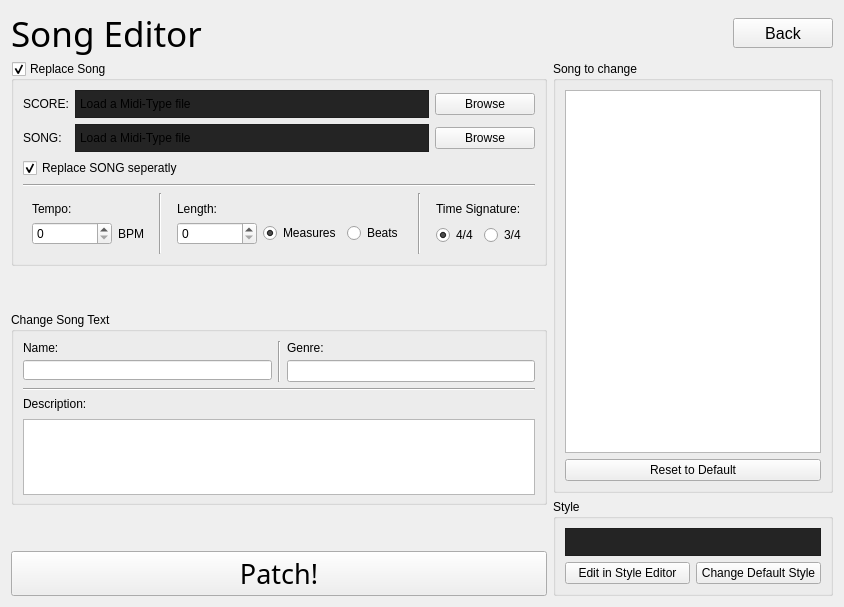
      <widget class="QWidget" name="SongEditor">
       <layout class="QVBoxLayout" name="verticalLayout_2">
        <item>
         <layout class="QHBoxLayout" name="Title">
          <item>
           <widget class="QLabel" name="SE_Title">
            <property name="maximumSize">
             <size>
              <width>16777215</width>
              <height>44</height>
             </size>
            </property>
            <property name="font">
             <font>
              <family>Continuum Medium</family>
              <pointsize>26</pointsize>
             </font>
            </property>
            <property name="text">
             <string>Song Editor</string>
            </property>
           </widget>
          </item>
          <item>
           <widget class="QPushButton" name="SE_Back_Button">
            <property name="maximumSize">
             <size>
              <width>100</width>
              <height>30</height>
             </size>
            </property>
            <property name="font">
             <font>
              <pointsize>12</pointsize>
             </font>
            </property>
            <property name="text">
             <string>Back</string>
            </property>
           </widget>
          </item>
         </layout>
        </item>
        <item>
         <layout class="QHBoxLayout" name="SE_MainLayout">
          <item>
           <layout class="QVBoxLayout" name="SE_MidiAndText">
            <item>
             <widget class="QGroupBox" name="SE_Midi">
              <property name="enabled">
               <bool>true</bool>
              </property>
              <property name="sizePolicy">
               <sizepolicy hsizetype="Preferred" vsizetype="Minimum">
                <horstretch>0</horstretch>
                <verstretch>0</verstretch>
               </sizepolicy>
              </property>
              <property name="focusPolicy">
               <enum>Qt::NoFocus</enum>
              </property>
              <property name="title">
               <string>Replace Song</string>
              </property>
              <property name="checkable">
               <bool>true</bool>
              </property>
              <property name="checked">
               <bool>true</bool>
              </property>
              <layout class="QVBoxLayout" name="verticalLayout_4">
               <item>
                <layout class="QGridLayout" name="gridLayout">
                 <item row="0" column="1">
                  <widget class="QLabel" name="SE_Midi_File_Score_Label">
                   <property name="sizePolicy">
                    <sizepolicy hsizetype="MinimumExpanding" vsizetype="Minimum">
                     <horstretch>0</horstretch>
                     <verstretch>0</verstretch>
                    </sizepolicy>
                   </property>
                   <property name="styleSheet">
                    <string notr="true">QLabel
{
padding: 1px;
border: 1px solid;
border-color: #1e1e1e;
background-color: #242424;
padding-top: 6px;
padding-bottom: 6px;
}</string>
                   </property>
                   <property name="text">
                    <string notr="true">Load a Midi-Type file</string>
                   </property>
                  </widget>
                 </item>
                 <item row="0" column="2">
                  <widget class="QPushButton" name="SE_Midi_File_Score_Button">
                   <property name="minimumSize">
                    <size>
                     <width>100</width>
                     <height>0</height>
                    </size>
                   </property>
                   <property name="text">
                    <string>Browse</string>
                   </property>
                  </widget>
                 </item>
                 <item row="0" column="0">
                  <widget class="QLabel" name="SE_Midi_File_Score_Title">
                   <property name="text">
                    <string>SCORE:</string>
                   </property>
                  </widget>
                 </item>
                 <item row="1" column="1">
                  <widget class="QLabel" name="SE_Midi_File_Song_Label">
                   <property name="sizePolicy">
                    <sizepolicy hsizetype="MinimumExpanding" vsizetype="Minimum">
                     <horstretch>0</horstretch>
                     <verstretch>0</verstretch>
                    </sizepolicy>
                   </property>
                   <property name="styleSheet">
                    <string notr="true">QLabel
{
padding: 1px;
border: 1px solid;
border-color: #1e1e1e;
background-color: #242424;
padding-top: 6px;
padding-bottom: 6px;
}</string>
                   </property>
                   <property name="text">
                    <string notr="true">Load a Midi-Type file</string>
                   </property>
                  </widget>
                 </item>
                 <item row="1" column="0">
                  <widget class="QLabel" name="SE_Midi_File_Song_Title">
                   <property name="text">
                    <string>SONG:</string>
                   </property>
                  </widget>
                 </item>
                 <item row="1" column="2">
                  <widget class="QPushButton" name="SE_Midi_File_Song_Button">
                   <property name="minimumSize">
                    <size>
                     <width>100</width>
                     <height>0</height>
                    </size>
                   </property>
                   <property name="text">
                    <string>Browse</string>
                   </property>
                  </widget>
                 </item>
                </layout>
               </item>
               <item>
                <widget class="QCheckBox" name="SE_Midi_File_Replace_Song">
                 <property name="enabled">
                  <bool>true</bool>
                 </property>
                 <property name="text">
                  <string>Replace SONG seperatly</string>
                 </property>
                 <property name="checked">
                  <bool>true</bool>
                 </property>
                </widget>
               </item>
               <item>
                <widget class="Line" name="SE_Midi_hLine">
                 <property name="orientation">
                  <enum>Qt::Horizontal</enum>
                 </property>
                </widget>
               </item>
               <item>
                <layout class="QHBoxLayout" name="SE_Midi_Info">
                 <item>
                  <widget class="QFrame" name="SE_Midi_Tempo">
                   <layout class="QVBoxLayout" name="verticalLayout">
                    <item>
                     <widget class="QLabel" name="SE_Midi_Tempo_Label">
                      <property name="text">
                       <string>Tempo:</string>
                      </property>
                     </widget>
                    </item>
                    <item>
                     <layout class="QHBoxLayout" name="SE_Midi_Tempo_Layout">
                      <item>
                       <widget class="QSpinBox" name="SE_Midi_Tempo_Input">
                        <property name="minimumSize">
                         <size>
                          <width>80</width>
                          <height>0</height>
                         </size>
                        </property>
                        <property name="maximum">
                         <number>10000</number>
                        </property>
                       </widget>
                      </item>
                      <item>
                       <widget class="QLabel" name="SE_Midi_Tempo_BPM">
                        <property name="maximumSize">
                         <size>
                          <width>30</width>
                          <height>16777215</height>
                         </size>
                        </property>
                        <property name="text">
                         <string notr="true">BPM</string>
                        </property>
                       </widget>
                      </item>
                     </layout>
                    </item>
                   </layout>
                  </widget>
                 </item>
                 <item>
                  <widget class="Line" name="SE_Midi_vLine_1">
                   <property name="orientation">
                    <enum>Qt::Vertical</enum>
                   </property>
                  </widget>
                 </item>
                 <item>
                  <widget class="QFrame" name="SE_Midi_Length">
                   <layout class="QVBoxLayout" name="verticalLayout_8">
                    <item>
                     <widget class="QLabel" name="SE_Midi_Length_Label">
                      <property name="text">
                       <string>Length:</string>
                      </property>
                     </widget>
                    </item>
                    <item>
                     <layout class="QHBoxLayout" name="SE_Midi_Length_Layout">
                      <item>
                       <widget class="QSpinBox" name="SE_Midi_Length_Input">
                        <property name="minimumSize">
                         <size>
                          <width>80</width>
                          <height>0</height>
                         </size>
                        </property>
                        <property name="maximum">
                         <number>10000</number>
                        </property>
                        <property name="value">
                         <number>0</number>
                        </property>
                       </widget>
                      </item>
                      <item>
                       <widget class="QRadioButton" name="SE_Midi_Length_Measures">
                        <property name="focusPolicy">
                         <enum>Qt::TabFocus</enum>
                        </property>
                        <property name="text">
                         <string>Measures</string>
                        </property>
                        <property name="checked">
                         <bool>true</bool>
                        </property>
                       </widget>
                      </item>
                      <item>
                       <widget class="QRadioButton" name="SE_Midi_Length_Beats">
                        <property name="focusPolicy">
                         <enum>Qt::TabFocus</enum>
                        </property>
                        <property name="text">
                         <string>Beats</string>
                        </property>
                        <property name="checked">
                         <bool>false</bool>
                        </property>
                       </widget>
                      </item>
                     </layout>
                    </item>
                   </layout>
                  </widget>
                 </item>
                 <item>
                  <widget class="Line" name="SE_Midi_vLine_2">
                   <property name="orientation">
                    <enum>Qt::Vertical</enum>
                   </property>
                  </widget>
                 </item>
                 <item>
                  <widget class="QFrame" name="SE_Midi_TimeSignature">
                   <property name="sizePolicy">
                    <sizepolicy hsizetype="Maximum" vsizetype="Preferred">
                     <horstretch>0</horstretch>
                     <verstretch>0</verstretch>
                    </sizepolicy>
                   </property>
                   <layout class="QVBoxLayout" name="verticalLayout_6">
                    <item alignment="Qt::AlignTop">
                     <widget class="QLabel" name="SE_Midi_TimeSignature_Label">
                      <property name="text">
                       <string>Time Signature:</string>
                      </property>
                     </widget>
                    </item>
                    <item>
                     <layout class="QHBoxLayout" name="SE_Midi_TimeSignature_Layout">
                      <property name="sizeConstraint">
                       <enum>QLayout::SetDefaultConstraint</enum>
                      </property>
                      <item>
                       <widget class="QRadioButton" name="SE_Midi_TimeSignature_4">
                        <property name="mouseTracking">
                         <bool>true</bool>
                        </property>
                        <property name="focusPolicy">
                         <enum>Qt::TabFocus</enum>
                        </property>
                        <property name="text">
                         <string notr="true">4/4</string>
                        </property>
                        <property name="checked">
                         <bool>true</bool>
                        </property>
                       </widget>
                      </item>
                      <item>
                       <widget class="QRadioButton" name="SE_Midi_TimeSignature_3">
                        <property name="focusPolicy">
                         <enum>Qt::TabFocus</enum>
                        </property>
                        <property name="text">
                         <string notr="true">3/4</string>
                        </property>
                       </widget>
                      </item>
                     </layout>
                    </item>
                   </layout>
                  </widget>
                 </item>
                </layout>
               </item>
              </layout>
             </widget>
            </item>
            <item>
             <spacer name="SE_VerticalSpacerBottom">
              <property name="orientation">
               <enum>Qt::Vertical</enum>
              </property>
              <property name="sizeHint" stdset="0">
               <size>
                <width>20</width>
                <height>40</height>
               </size>
              </property>
             </spacer>
            </item>
            <item>
             <widget class="QGroupBox" name="SE_ChangeSongText">
              <property name="enabled">
               <bool>true</bool>
              </property>
              <property name="sizePolicy">
               <sizepolicy hsizetype="Preferred" vsizetype="Minimum">
                <horstretch>0</horstretch>
                <verstretch>0</verstretch>
               </sizepolicy>
              </property>
              <property name="contextMenuPolicy">
               <enum>Qt::NoContextMenu</enum>
              </property>
              <property name="title">
               <string>Change Song Text</string>
              </property>
              <property name="checkable">
               <bool>false</bool>
              </property>
              <property name="checked">
               <bool>false</bool>
              </property>
              <layout class="QVBoxLayout" name="verticalLayout_5">
               <item>
                <layout class="QHBoxLayout" name="SE_ChangeSongText_NameAndGenre">
                 <item>
                  <layout class="QVBoxLayout" name="SE_ChangeSongText_Name">
                   <item>
                    <widget class="QLabel" name="SE_ChangeSongText_Name_Label">
                     <property name="maximumSize">
                      <size>
                       <width>16777215</width>
                       <height>13</height>
                      </size>
                     </property>
                     <property name="text">
                      <string>Name:</string>
                     </property>
                    </widget>
                   </item>
                   <item>
                    <widget class="QLineEdit" name="SE_ChangeSongText_Name_Input">
                     <property name="maximumSize">
                      <size>
                       <width>16777215</width>
                       <height>20</height>
                      </size>
                     </property>
                     <property name="text">
                      <string/>
                     </property>
                    </widget>
                   </item>
                  </layout>
                 </item>
                 <item>
                  <widget class="Line" name="SE_ChangeSongText_vLine">
                   <property name="orientation">
                    <enum>Qt::Vertical</enum>
                   </property>
                  </widget>
                 </item>
                 <item>
                  <layout class="QVBoxLayout" name="SE_ChangeSongText_Genre">
                   <item>
                    <widget class="QLabel" name="SE_ChangeSongText_Genre_Label">
                     <property name="maximumSize">
                      <size>
                       <width>16777215</width>
                       <height>13</height>
                      </size>
                     </property>
                     <property name="text">
                      <string>Genre:</string>
                     </property>
                    </widget>
                   </item>
                   <item>
                    <widget class="QLineEdit" name="SE_ChangeSongText_Genre_Input">
                     <property name="text">
                      <string/>
                     </property>
                    </widget>
                   </item>
                  </layout>
                 </item>
                </layout>
               </item>
               <item>
                <widget class="Line" name="SE_ChangeSongText_hLine">
                 <property name="orientation">
                  <enum>Qt::Horizontal</enum>
                 </property>
                </widget>
               </item>
               <item>
                <widget class="QLabel" name="SE_ChangeSongText_Desc_Label">
                 <property name="text">
                  <string>Description:</string>
                 </property>
                </widget>
               </item>
               <item>
                <widget class="QTextEdit" name="SE_ChangeSongText_Desc_Input">
                 <property name="minimumSize">
                  <size>
                   <width>0</width>
                   <height>76</height>
                  </size>
                 </property>
                 <property name="maximumSize">
                  <size>
                   <width>16777215</width>
                   <height>71</height>
                  </size>
                 </property>
                </widget>
               </item>
              </layout>
             </widget>
            </item>
            <item>
             <spacer name="SE_VerticalSpacerTop">
              <property name="orientation">
               <enum>Qt::Vertical</enum>
              </property>
              <property name="sizeHint" stdset="0">
               <size>
                <width>20</width>
                <height>40</height>
               </size>
              </property>
             </spacer>
            </item>
            <item>
             <widget class="QPushButton" name="SE_Patch">
              <property name="minimumSize">
               <size>
                <width>0</width>
                <height>45</height>
               </size>
              </property>
              <property name="font">
               <font>
                <family>Continuum Medium</family>
                <pointsize>20</pointsize>
               </font>
              </property>
              <property name="text">
               <string>Patch!</string>
              </property>
             </widget>
            </item>
           </layout>
          </item>
          <item>
           <layout class="QVBoxLayout" name="verticalLayout_23">
            <item>
             <widget class="QGroupBox" name="SE_SongToChangeBox">
              <property name="minimumSize">
               <size>
                <width>0</width>
                <height>0</height>
               </size>
              </property>
              <property name="title">
               <string>Song to change</string>
              </property>
              <layout class="QVBoxLayout" name="verticalLayout_3">
               <item>
                <widget class="QListWidget" name="SE_SongToChange">
                 <property name="sizePolicy">
                  <sizepolicy hsizetype="MinimumExpanding" vsizetype="Expanding">
                   <horstretch>0</horstretch>
                   <verstretch>0</verstretch>
                  </sizepolicy>
                 </property>
                </widget>
               </item>
               <item>
                <widget class="QPushButton" name="SE_ResetButton">
                 <property name="text">
                  <string>Reset to Default</string>
                 </property>
                </widget>
               </item>
              </layout>
             </widget>
            </item>
            <item>
             <widget class="QGroupBox" name="SE_StyleBox">
              <property name="title">
               <string>Style</string>
              </property>
              <layout class="QVBoxLayout" name="verticalLayout_22">
               <item>
                <widget class="QLabel" name="SE_StyleText">
                 <property name="sizePolicy">
                  <sizepolicy hsizetype="MinimumExpanding" vsizetype="Minimum">
                   <horstretch>0</horstretch>
                   <verstretch>0</verstretch>
                  </sizepolicy>
                 </property>
                 <property name="acceptDrops">
                  <bool>true</bool>
                 </property>
                 <property name="styleSheet">
                  <string notr="true">QLabel
{
padding: 1px;
border: 1px solid;
border-color: #1e1e1e;
background-color: #242424;
padding-top: 6px;
padding-bottom: 6px;
}</string>
                 </property>
                 <property name="text">
                  <string/>
                 </property>
                </widget>
               </item>
               <item>
                <layout class="QHBoxLayout" name="SE_StyleButtons">
                 <item>
                  <widget class="QPushButton" name="SE_OpenStyleEditor">
                   <property name="text">
                    <string>Edit in Style Editor</string>
                   </property>
                  </widget>
                 </item>
                 <item>
                  <widget class="QPushButton" name="SE_OpenDefaultStyleEditor">
                   <property name="text">
                    <string>Change Default Style</string>
                   </property>
                  </widget>
                 </item>
                </layout>
               </item>
              </layout>
             </widget>
            </item>
           </layout>
          </item>
         </layout>
        </item>
       </layout>
      </widget>
